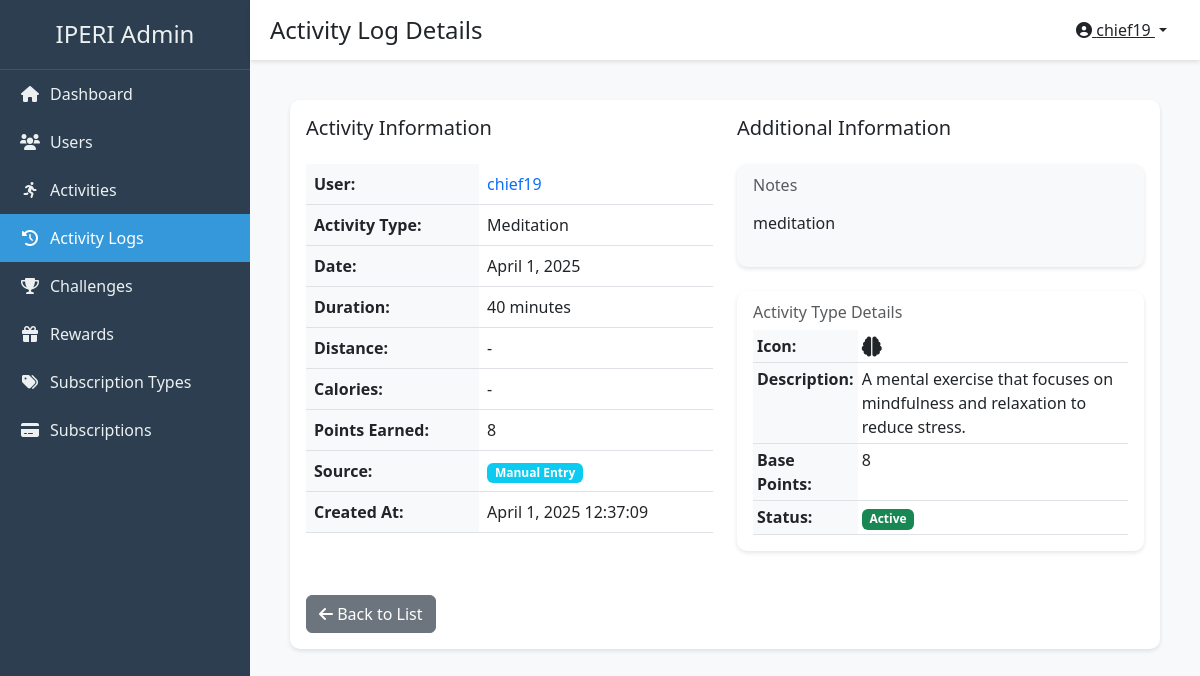
/admin-dashboard/activity-logs/2/ (signed in), run on the app's committed database.
### healthxpfront/models.py (models this page shows, shortened)
class ActivityLog(models.Model):
    user = models.ForeignKey(
        User, on_delete=models.CASCADE, related_name='activities')
    activity_type = models.ForeignKey(ActivityType, on_delete=models.CASCADE)
    date = models.DateField()
    duration = models.IntegerField(
        help_text="Duration in minutes", null=True, blank=True)
    distance = models.FloatField(
        help_text="Distance in kilometers", null=True, blank=True)
    calories = models.IntegerField(
        help_text="Calories burned", null=True, blank=True)
    points_earned = models.IntegerField(default=0)
    notes = models.TextField(blank=True, null=True)
    created_at = models.DateTimeField(auto_now_add=True)
    source = models.CharField(max_length=50, default="manual",
                              choices=(
                                  ("manual", "Manual Entry"),
                                  ("fitbit", "Fitbit"),
                                  ("googlefit", "Google Fit"),
                                  ("applehealth", "Apple Health"),
                                  ("strava", "Strava"),
                                  ("garmin", "Garmin"),
                              ))
    class Meta:
        ordering = ['-date', '-created_at']

class ActivityType(models.Model):
    name = models.CharField(max_length=100)
    description = models.TextField()
    icon_class = models.CharField(max_length=50, default="fas fa-running")
    points = models.IntegerField(default=10)
    is_active = models.BooleanField(default=True)
    created_at = models.DateTimeField(auto_now_add=True)
    class Meta:
        ordering = ['name']

### healthxpadmin/views.py (the view)
# urls.py: path('activity-logs/<int:pk>/', views.ActivityLogDetailView.as_view(),
class ActivityLogDetailView(LoginRequiredMixin, DetailView):
    model = ActivityLog
    template_name = 'healthxpadmin/activity_log_detail.html'
    context_object_name = 'activity_log'

### healthxpfront/context_processors.py (called while the page is built)
def cart_processor(request):
    context = {}
    if request.user.is_authenticated:
        try:
            cart = ShoppingCart.objects.get(user=request.user)
            context['user_cart'] = cart
            context['cart_item_count'] = cart.total_items
        except ShoppingCart.DoesNotExist:
            context['cart_item_count'] = 0
    return context

### healthxpadmin/templates/healthxpadmin/activity_log_detail.html (shortened to what this page needs)
{% extends 'healthxpadmin/base.html' %}
{% block page_title %}Activity Log Details{% endblock %}
{% block content %}
<div class="card">
    <div class="card-body">
        <div class="row">
            <div class="col-md-6">
                <h5 class="mb-4">Activity Information</h5>
                <table class="table">
                    <tr>
                        <th>User:</th>
                        <td>
                            <a href="{% url 'healthxpadmin:user_detail' activity_log.user.pk %}" class="text-decoration-none">
                                {{ activity_log.user.username }}
                            </a>
                        </td>
                    </tr>
                    <tr>
                        <th>Activity Type:</th>
                        <td>{{ activity_log.activity_type.name }}</td>
                    </tr>
                    <tr>
                        <th>Date:</th>
                        <td>{{ activity_log.date|date:"F j, Y" }}</td>
                    </tr>
                    <tr>
                        <th>Duration:</th>
                        <td>{% if activity_log.duration %}{{ activity_log.duration }} minutes{% else %}-{% endif %}</td>
                    </tr>
                    <tr>
                        <th>Distance:</th>
                        <td>{% if activity_log.distance %}{{ activity_log.distance }} kilometers{% else %}-{% endif %}</td>
                    </tr>
                    <tr>
                        <th>Calories:</th>
                        <td>{% if activity_log.calories %}{{ activity_log.calories }} calories{% else %}-{% endif %}</td>
                    </tr>
                    <tr>
                        <th>Points Earned:</th>
                        <td>{{ activity_log.points_earned }}</td>
                    </tr>
                    <tr>
                        <th>Source:</th>
                        <td><span class="badge bg-info">{{ activity_log.get_source_display }}</span></td>
                    </tr>
                    <tr>
                        <th>Created At:</th>
                        <td>{{ activity_log.created_at|date:"F j, Y H:i:s" }}</td>
                    </tr>
                </table>
            </div>
            <div class="col-md-6">
                <h5 class="mb-4">Additional Information</h5>
                <div class="card bg-light">
                    <div class="card-body">
                        <h6 class="card-subtitle mb-2 text-muted">Notes</h6>
                        {% if activity_log.notes %}
                        <p class="card-text">{{ activity_log.notes|linebreaks }}</p>
                        {% else %}
                        <p class="card-text text-muted">No notes available</p>
                        {% endif %}
                    </div>
                </div>
                <div class="card mt-4">
                    <div class="card-body">
                        <h6 class="card-subtitle mb-2 text-muted">Activity Type Details</h6>
                        <table class="table table-sm">
                            <tr>
                                <th>Icon:</th>
                                <td><i class="{{ activity_log.activity_type.icon_class }} fa-lg"></i></td>
                            </tr>
                            <tr>
                                <th>Description:</th>
                                <td>{{ activity_log.activity_type.description }}</td>
                            </tr>
                            <tr>
                                <th>Base Points:</th>
                                <td>{{ activity_log.activity_type.points }}</td>
                            </tr>
                            <tr>
                                <th>Status:</th>
                                <td>
                                    {% if activity_log.activity_type.is_active %}
                                    <span class="badge bg-success">Active</span>
                                    {% else %}
                                    <span class="badge bg-danger">Inactive</span>
                                    {% endif %}
                                </td>
                            </tr>
                        </table>
                    </div>
                </div>
            </div>
        </div>
        <div class="mt-4">
            <a href="{% url 'healthxpadmin:activity_log_list' %}" class="btn btn-secondary">
                <i class="fas fa-arrow-left"></i> Back to List
            </a>
        </div>
    </div>
</div>
{% endblock %}

### healthxpadmin/templates/healthxpadmin/base.html (shortened to what this page needs)
{% load static %}
<!DOCTYPE html>
<html lang="en">
<head>
    <link href="https://cdn.jsdelivr.net/npm/bootstrap@5.3.0/dist/css/bootstrap.min.css" rel="stylesheet">
    <link href="https://cdnjs.cloudflare.com/ajax/libs/font-awesome/6.0.0/css/all.min.css" rel="stylesheet">
    <link href="{% static 'healthxpadmin/css/style.css' %}" rel="stylesheet">
</head>
<body>
    <div class="wrapper">
        <nav class="sidebar">
            <div class="sidebar-header">
                <h3>IPERI Admin</h3>
            </div>
            <ul class="nav flex-column">
                <li class="nav-item">
                    <a class="nav-link {% if request.resolver_match.url_name == 'dashboard_home' %}active{% endif %}"
                       href="{% url 'healthxpadmin:dashboard_home' %}">
                        <i class="fas fa-home"></i> Dashboard
                    </a>
                </li>
                <li class="nav-item">
                    <a class="nav-link {% if 'user' in request.resolver_match.url_name %}active{% endif %}"
                       href="{% url 'healthxpadmin:user_list' %}">
                        <i class="fas fa-users"></i> Users
                    </a>
                </li>
                <li class="nav-item">
                    <a class="nav-link {% if 'activity_type' in request.resolver_match.url_name %}active{% endif %}"
                       href="{% url 'healthxpadmin:activity_type_list' %}">
                        <i class="fas fa-running"></i> Activities
                    </a>
                </li>
                <li class="nav-item">
                    <a class="nav-link {% if 'activity_log' in request.resolver_match.url_name %}active{% endif %}"
                       href="{% url 'healthxpadmin:activity_log_list' %}">
                        <i class="fas fa-history"></i> Activity Logs
                    </a>
                </li>
                <li class="nav-item">
                    <a class="nav-link {% if 'challenge' in request.resolver_match.url_name %}active{% endif %}"
                       href="{% url 'healthxpadmin:challenge_list' %}">
                        <i class="fas fa-trophy"></i> Challenges
                    </a>
                </li>
                <li class="nav-item">
                    <a class="nav-link {% if 'reward' in request.resolver_match.url_name %}active{% endif %}"
                       href="{% url 'healthxpadmin:reward_list' %}">
                        <i class="fas fa-gift"></i> Rewards
                    </a>
                </li>
                <li class="nav-item">
                    <a class="nav-link {% if 'subscription_type' in request.resolver_match.url_name %}active{% endif %}"
                       href="{% url 'healthxpadmin:subscription_type_list' %}">
                        <i class="fas fa-tags"></i> Subscription Types
                    </a>
                </li>
                <li class="nav-item">
                    <a class="nav-link {% if 'subscription' in request.resolver_match.url_name and 'type' not in request.resolver_match.url_name %}active{% endif %}"
                       href="{% url 'healthxpadmin:subscription_list' %}">
                        <i class="fas fa-credit-card"></i> Subscriptions
                    </a>
                </li>
            </ul>
        </nav>
        <div class="main-content">
            <div class="top-navbar">
                <div class="d-flex align-items-center">
                    <h4 class="mb-0">{% block page_title %}{% endblock %}</h4>
                </div>
                <div class="d-flex align-items-center">
                    <div class="dropdown">
                        <button class="btn btn-link text-dark dropdown-toggle" type="button" id="userDropdown" data-bs-toggle="dropdown">
                            <i class="fas fa-user-circle"></i> {{ request.user.username }}
                        </button>
                    </div>
                </div>
            </div>
            <div class="content-wrapper">
                {% block content %}{% endblock %}
            </div>
        </div>
    </div>
</body>
</html>

### healthxpadmin/static/healthxpadmin/css/style.css (style rules this page uses)
:root { --sidebar-width: 250px; --header-height: 60px; }
body { font-family: 'Segoe UI', Tahoma, Geneva, Verdana, sans-serif; background-color: #f8f9fa; }
.wrapper { display: flex; min-height: 100vh; }
.sidebar { width: var(--sidebar-width); background-color: #2c3e50; color: white; position: fixed; height: 100vh; overflow-y: auto; transition: all 0.3s; }
.sidebar-header { padding: 20px; text-align: center; border-bottom: 1px solid rgba(255, 255, 255, 0.1); }
.sidebar-header h3 { margin: 0; font-size: 1.5rem; color: #ecf0f1; }
.nav-link { color: #ecf0f1; padding: 12px 20px; display: flex; align-items: center; transition: all 0.3s; }
.nav-link i { margin-right: 10px; width: 20px; text-align: center; }
.nav-link.active { background-color: #3498db; color: white; }
.main-content { flex: 1; margin-left: var(--sidebar-width); padding: 20px; }
.top-navbar { height: var(--header-height); background-color: white; box-shadow: 0 2px 4px rgba(0, 0, 0, 0.1); display: flex; align-items: center; justify-content: space-between; padding: 0 20px; position: fixed; top: 0; right: 0; left: var(--sidebar-width); z-index: 1000; }
.content-wrapper { margin-top: var(--header-height); padding: 20px; }
.card { border: none; border-radius: 10px; box-shadow: 0 2px 4px rgba(0, 0, 0, 0.1); margin-bottom: 20px; }
.table { margin-bottom: 0; }
.table th { border-top: none; background-color: #f8f9fa; }

### data on the page
ActivityLog: user.username "chief19", activity_type.name "Meditation", date "April 1, 2025", duration "40", points_earned "8", source "Manual Entry", created_at "April 1, 2025 12:37:09", notes "meditation", activity_type.description "A mental exercise that focuses on mindfulness and relaxation to reduce stress.", activity_type.points "8"

### other printed values
{{ request.user.username }} "chief19"
